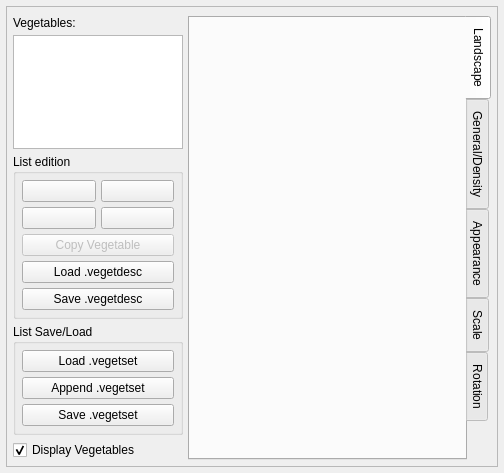
<?xml version="1.0" encoding="UTF-8"?>
<ui version="4.0">
 <class>CVegetableDialog</class>
 <widget class="QDockWidget" name="CVegetableDialog">
  <property name="geometry">
   <rect>
    <x>0</x>
    <y>0</y>
    <width>504</width>
    <height>473</height>
   </rect>
  </property>
  <property name="windowIcon">
   <iconset resource="object_viewer.qrc">
    <normaloff>:/images/veget.png</normaloff>:/images/veget.png</iconset>
  </property>
  <property name="windowTitle">
   <string>Vegetable editor</string>
  </property>
  <widget class="QWidget" name="dockWidgetContents">
   <layout class="QGridLayout" name="gridLayout_3">
    <property name="margin">
     <number>6</number>
    </property>
    <property name="spacing">
     <number>5</number>
    </property>
    <item row="0" column="0">
     <widget class="QScrollArea" name="scrollArea">
      <property name="widgetResizable">
       <bool>true</bool>
      </property>
      <widget class="QWidget" name="scrollAreaWidgetContents">
       <property name="geometry">
        <rect>
         <x>0</x>
         <y>0</y>
         <width>490</width>
         <height>437</height>
        </rect>
       </property>
       <layout class="QGridLayout" name="gridLayout_4">
        <property name="leftMargin">
         <number>6</number>
        </property>
        <property name="rightMargin">
         <number>6</number>
        </property>
        <property name="bottomMargin">
         <number>6</number>
        </property>
        <property name="spacing">
         <number>5</number>
        </property>
        <item row="0" column="0">
         <layout class="QVBoxLayout" name="verticalLayout">
          <property name="sizeConstraint">
           <enum>QLayout::SetFixedSize</enum>
          </property>
          <item>
           <widget class="QLabel" name="label">
            <property name="text">
             <string>Vegetables:</string>
            </property>
           </widget>
          </item>
          <item>
           <widget class="QListWidget" name="listWidget">
            <property name="sizePolicy">
             <sizepolicy hsizetype="Minimum" vsizetype="Expanding">
              <horstretch>0</horstretch>
              <verstretch>0</verstretch>
             </sizepolicy>
            </property>
            <property name="maximumSize">
             <size>
              <width>170</width>
              <height>16777215</height>
             </size>
            </property>
           </widget>
          </item>
          <item>
           <widget class="QGroupBox" name="groupBox">
            <property name="title">
             <string>List edition</string>
            </property>
            <layout class="QGridLayout" name="gridLayout">
             <property name="margin">
              <number>6</number>
             </property>
             <property name="spacing">
              <number>5</number>
             </property>
             <item row="0" column="0">
              <widget class="QPushButton" name="addtPushButton">
               <property name="toolTip">
                <string>Add vegetable</string>
               </property>
               <property name="text">
                <string/>
               </property>
               <property name="icon">
                <iconset resource="object_viewer.qrc">
                 <normaloff>:/images/list-add.png</normaloff>:/images/list-add.png</iconset>
               </property>
              </widget>
             </item>
             <item row="0" column="1">
              <widget class="QPushButton" name="insPushButton">
               <property name="toolTip">
                <string>Insert vegetable</string>
               </property>
               <property name="text">
                <string/>
               </property>
               <property name="icon">
                <iconset resource="object_viewer.qrc">
                 <normaloff>:/images/insert-horizontal.png</normaloff>:/images/insert-horizontal.png</iconset>
               </property>
              </widget>
             </item>
             <item row="1" column="0">
              <widget class="QPushButton" name="delPushButton">
               <property name="toolTip">
                <string>Remove vegetable</string>
               </property>
               <property name="text">
                <string/>
               </property>
               <property name="icon">
                <iconset resource="object_viewer.qrc">
                 <normaloff>:/images/list-remove.png</normaloff>:/images/list-remove.png</iconset>
               </property>
              </widget>
             </item>
             <item row="1" column="1">
              <widget class="QPushButton" name="clearPushButton">
               <property name="toolTip">
                <string>Clear all vegetables</string>
               </property>
               <property name="text">
                <string/>
               </property>
               <property name="icon">
                <iconset resource="object_viewer.qrc">
                 <normaloff>:/images/clear.png</normaloff>:/images/clear.png</iconset>
               </property>
              </widget>
             </item>
             <item row="2" column="0" colspan="2">
              <widget class="QPushButton" name="copyVegetPushButton">
               <property name="enabled">
                <bool>false</bool>
               </property>
               <property name="text">
                <string>Copy Vegetable</string>
               </property>
              </widget>
             </item>
             <item row="3" column="0" colspan="2">
              <widget class="QPushButton" name="loadVegetdescPushButton">
               <property name="text">
                <string>Load .vegetdesc</string>
               </property>
              </widget>
             </item>
             <item row="4" column="0" colspan="2">
              <widget class="QPushButton" name="saveVegetdescPushButton">
               <property name="text">
                <string>Save .vegetdesc</string>
               </property>
              </widget>
             </item>
            </layout>
           </widget>
          </item>
          <item>
           <widget class="QGroupBox" name="groupBox_2">
            <property name="title">
             <string>List Save/Load</string>
            </property>
            <layout class="QGridLayout" name="gridLayout_2">
             <property name="margin">
              <number>6</number>
             </property>
             <property name="spacing">
              <number>5</number>
             </property>
             <item row="0" column="0">
              <widget class="QPushButton" name="loadVegetsetPushButton">
               <property name="text">
                <string>Load .vegetset</string>
               </property>
              </widget>
             </item>
             <item row="1" column="0">
              <widget class="QPushButton" name="appendVegetsetPushButton">
               <property name="text">
                <string>Append .vegetset</string>
               </property>
              </widget>
             </item>
             <item row="2" column="0">
              <widget class="QPushButton" name="saveVegetsetPushButton">
               <property name="text">
                <string>Save .vegetset</string>
               </property>
              </widget>
             </item>
            </layout>
           </widget>
          </item>
          <item>
           <widget class="QCheckBox" name="showVegetCheckBox">
            <property name="enabled">
             <bool>true</bool>
            </property>
            <property name="text">
             <string>Display Vegetables</string>
            </property>
            <property name="checked">
             <bool>true</bool>
            </property>
           </widget>
          </item>
         </layout>
        </item>
        <item row="0" column="1">
         <widget class="QTabWidget" name="tabWidget">
          <property name="tabPosition">
           <enum>QTabWidget::East</enum>
          </property>
          <property name="currentIndex">
           <number>0</number>
          </property>
          <widget class="NLQT::CVegetableLandscapePage" name="landscapePage">
           <attribute name="title">
            <string>Landscape</string>
           </attribute>
          </widget>
          <widget class="NLQT::CVegetableDensityPage" name="densityPage">
           <attribute name="title">
            <string>General/Density</string>
           </attribute>
          </widget>
          <widget class="NLQT::CVegetableApperancePage" name="appearancePage">
           <attribute name="title">
            <string>Appearance</string>
           </attribute>
          </widget>
          <widget class="NLQT::CVegetableScalePage" name="scalePage">
           <attribute name="title">
            <string>Scale</string>
           </attribute>
          </widget>
          <widget class="NLQT::CVegetableRotatePage" name="rotatePage">
           <attribute name="title">
            <string>Rotation</string>
           </attribute>
          </widget>
         </widget>
        </item>
       </layout>
      </widget>
     </widget>
    </item>
   </layout>
  </widget>
 </widget>
 <customwidgets>
  <customwidget>
   <class>NLQT::CVegetableDensityPage</class>
   <extends>QWidget</extends>
   <header>vegetable_density_page.h</header>
   <container>1</container>
  </customwidget>
  <customwidget>
   <class>NLQT::CVegetableLandscapePage</class>
   <extends>QWidget</extends>
   <header>vegetable_landscape_page.h</header>
   <container>1</container>
  </customwidget>
  <customwidget>
   <class>NLQT::CVegetableScalePage</class>
   <extends>QWidget</extends>
   <header>vegetable_scale_page.h</header>
   <container>1</container>
  </customwidget>
  <customwidget>
   <class>NLQT::CVegetableRotatePage</class>
   <extends>QWidget</extends>
   <header>vegetable_rotate_page.h</header>
   <container>1</container>
  </customwidget>
  <customwidget>
   <class>NLQT::CVegetableApperancePage</class>
   <extends>QWidget</extends>
   <header>vegetable_appearance_page.h</header>
   <container>1</container>
  </customwidget>
 </customwidgets>
 <resources>
  <include location="object_viewer.qrc"/>
 </resources>
 <connections/>
</ui>
